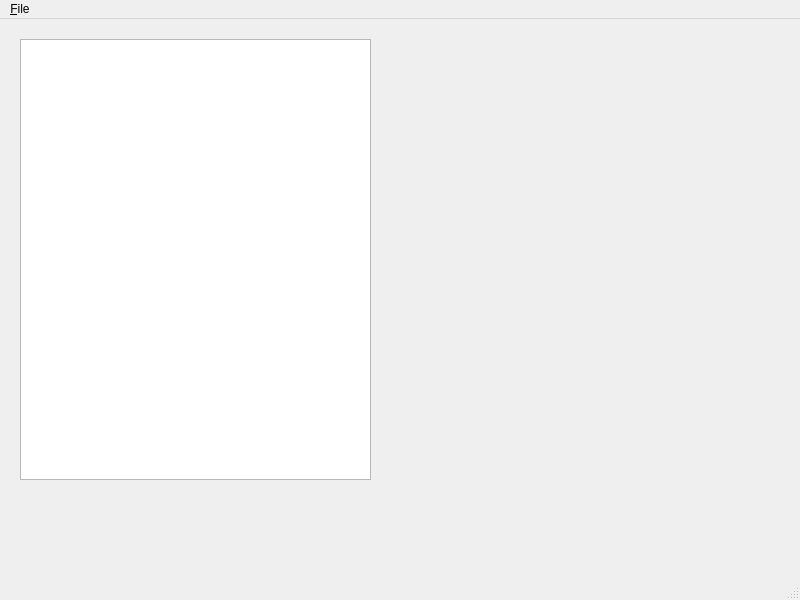
<?xml version="1.0" encoding="UTF-8"?>
<ui version="4.0">
 <class>MainWindow</class>
 <widget class="QMainWindow" name="MainWindow">
  <property name="geometry">
   <rect>
    <x>0</x>
    <y>0</y>
    <width>800</width>
    <height>600</height>
   </rect>
  </property>
  <property name="windowTitle">
   <string>Stedman Composer</string>
  </property>
  <widget class="QWidget" name="centralwidget">
   <widget class="QTableView" name="tableView">
    <property name="geometry">
     <rect>
      <x>20</x>
      <y>20</y>
      <width>351</width>
      <height>441</height>
     </rect>
    </property>
   </widget>
  </widget>
  <widget class="QMenuBar" name="menubar">
   <property name="geometry">
    <rect>
     <x>0</x>
     <y>0</y>
     <width>800</width>
     <height>21</height>
    </rect>
   </property>
   <widget class="QMenu" name="menu_File">
    <property name="title">
     <string>&amp;File</string>
    </property>
    <addaction name="separator"/>
    <addaction name="action_Quit"/>
   </widget>
   <addaction name="menu_File"/>
  </widget>
  <widget class="QStatusBar" name="statusbar"/>
  <action name="action_Quit">
   <property name="text">
    <string>&amp;Quit</string>
   </property>
   <property name="shortcut">
    <string>Ctrl+Q</string>
   </property>
  </action>
 </widget>
 <resources/>
 <connections/>
</ui>
